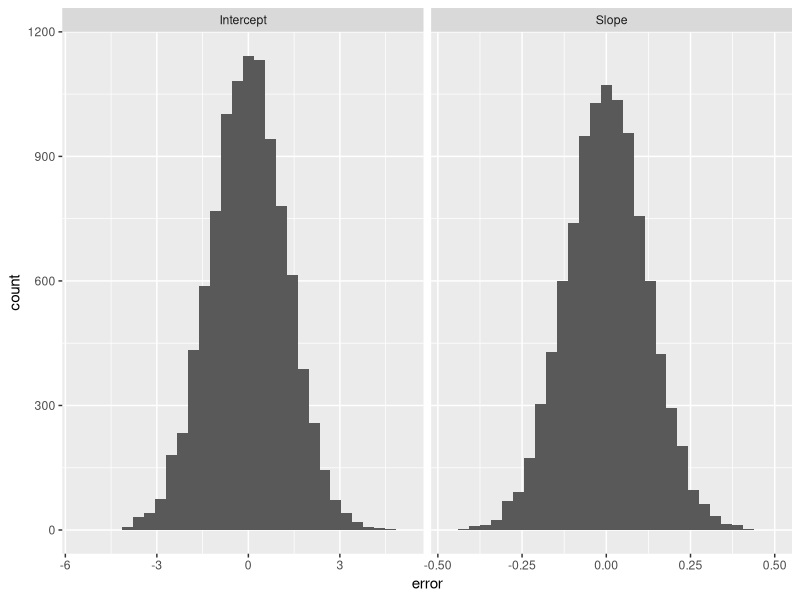

Write R code to recreate this figure.
## ---- chunk 1
knitr::opts_chunk$set(echo = TRUE, cache = TRUE)
set.seed(1234)
reps <- 10000
## ---- chunk 2
estimates <- replicate(reps, c(NA,NA), simplify = FALSE)
for (i in 1:reps) {
  x <- rnorm(100, 10, 2.5)
  y <- 5 + 3*x + rnorm(100, 0, 3)
  estimates[[i]] <- coef(lm(y ~ x)) - c(5, 3)
}
## ---- chunk 3
library(ggplot2)
library(tidyr)
estimates <- as.data.frame(do.call(rbind, estimates))
colnames(estimates) <- c("Intercept", "Slope")
estimates$rep <- 1:nrow(estimates)
estimates <- gather(estimates, key = "parameter", value = "error",
                   Intercept, Slope)

ggplot(estimates, aes(x = error)) +
  geom_histogram() +
  facet_grid( ~ parameter, scales = "free_x")
